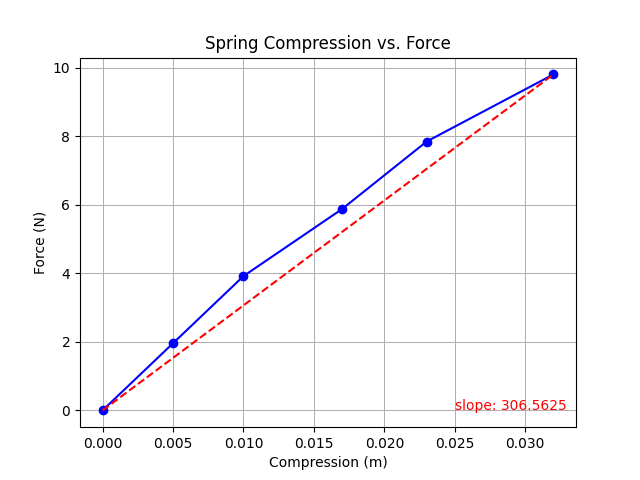

Python code for this plot:
"""
Plot the compression vs. force of a spring, and calculate the spring constant
for a physics lab.
@author Ben Wright
@version 2021.04.09
"""

import matplotlib.pyplot as plt

compressions = [0, 0.005, 0.010, 0.017, 0.023, 0.032]
weights = [0, 1.96, 3.92, 5.88, 7.85, 9.81]

fl_compressions = [0, 0.032]
fl_weights = [0, 9.81]
slope = (9.81 / 0.032)

# Plot the data
fig = plt.figure()
plt.plot(compressions, weights, 'bo-')
plt.plot(fl_compressions, fl_weights, 'r--')
plt.xlabel('Compression (m)')
plt.ylabel('Force (N)')
plt.title('Spring Compression vs. Force')
plt.grid(True, lw=0.75)
plt.text(0.025, 0, f"slope: {slope}", c='r')
fig.savefig('compression_vs_force')
plt.show()
